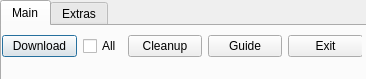
<?xml version="1.0" encoding="UTF-8"?>
<ui version="4.0">
 <class>Dialog</class>
 <widget class="QDialog" name="Dialog">
  <property name="enabled">
   <bool>true</bool>
  </property>
  <property name="geometry">
   <rect>
    <x>0</x>
    <y>0</y>
    <width>366</width>
    <height>79</height>
   </rect>
  </property>
  <property name="contextMenuPolicy">
   <enum>Qt::DefaultContextMenu</enum>
  </property>
  <property name="windowTitle">
   <string>PlaiScript</string>
  </property>
  <property name="toolTip">
   <string/>
  </property>
  <property name="whatsThis">
   <string/>
  </property>
  <property name="accessibleName">
   <string/>
  </property>
  <property name="accessibleDescription">
   <string/>
  </property>
  <property name="autoFillBackground">
   <bool>false</bool>
  </property>
  <widget class="QTabWidget" name="tabWidget">
   <property name="geometry">
    <rect>
     <x>0</x>
     <y>0</y>
     <width>371</width>
     <height>241</height>
    </rect>
   </property>
   <property name="currentIndex">
    <number>0</number>
   </property>
   <widget class="QWidget" name="tab">
    <attribute name="title">
     <string>Main</string>
    </attribute>
    <widget class="QWidget" name="layoutWidget">
     <property name="geometry">
      <rect>
       <x>0</x>
       <y>0</y>
       <width>360</width>
       <height>41</height>
      </rect>
     </property>
     <layout class="QHBoxLayout" name="horizontalLayout">
      <item>
       <widget class="QPushButton" name="btnDownload">
        <property name="text">
         <string>Download</string>
        </property>
        <property name="checkable">
         <bool>false</bool>
        </property>
        <property name="checked">
         <bool>false</bool>
        </property>
       </widget>
      </item>
      <item>
       <widget class="QCheckBox" name="chkAll">
        <property name="text">
         <string>All</string>
        </property>
       </widget>
      </item>
      <item>
       <widget class="QPushButton" name="btnCleanup">
        <property name="enabled">
         <bool>true</bool>
        </property>
        <property name="text">
         <string>Cleanup</string>
        </property>
       </widget>
      </item>
      <item>
       <widget class="QPushButton" name="btnGuide">
        <property name="text">
         <string>Guide</string>
        </property>
       </widget>
      </item>
      <item>
       <widget class="QPushButton" name="btnExit">
        <property name="text">
         <string>Exit</string>
        </property>
       </widget>
      </item>
     </layout>
    </widget>
   </widget>
   <widget class="QWidget" name="tab_2">
    <attribute name="title">
     <string>Extras</string>
    </attribute>
    <widget class="QTextBrowser" name="textBrowser">
     <property name="geometry">
      <rect>
       <x>70</x>
       <y>10</y>
       <width>231</width>
       <height>41</height>
      </rect>
     </property>
     <property name="html">
      <string>&lt;!DOCTYPE HTML PUBLIC &quot;-//W3C//DTD HTML 4.0//EN&quot; &quot;http://www.w3.org/TR/REC-html40/strict.dtd&quot;&gt;
&lt;html&gt;&lt;head&gt;&lt;meta name=&quot;qrichtext&quot; content=&quot;1&quot; /&gt;&lt;style type=&quot;text/css&quot;&gt;
p, li { white-space: pre-wrap; }
&lt;/style&gt;&lt;/head&gt;&lt;body style=&quot; font-family:'MS Shell Dlg 2'; font-size:8.25pt; font-weight:400; font-style:normal;&quot;&gt;
&lt;p style=&quot; margin-top:0px; margin-bottom:0px; margin-left:0px; margin-right:0px; -qt-block-indent:0; text-indent:0px;&quot;&gt;&lt;span style=&quot; font-size:8pt;&quot;&gt;Created by RedSoloFox!&lt;/span&gt;&lt;/p&gt;
&lt;p style=&quot; margin-top:0px; margin-bottom:0px; margin-left:0px; margin-right:0px; -qt-block-indent:0; text-indent:0px;&quot;&gt;&lt;a href=&quot;https://github.com/RedSoloFox/PlaiScript&quot;&gt;&lt;span style=&quot; font-size:8pt; text-decoration: underline; color:#0000ff;&quot;&gt;https://github.com/RedSoloFox/PlaiScript&lt;/span&gt;&lt;/a&gt;&lt;/p&gt;&lt;/body&gt;&lt;/html&gt;</string>
     </property>
    </widget>
   </widget>
  </widget>
 </widget>
 <resources/>
 <connections/>
</ui>
